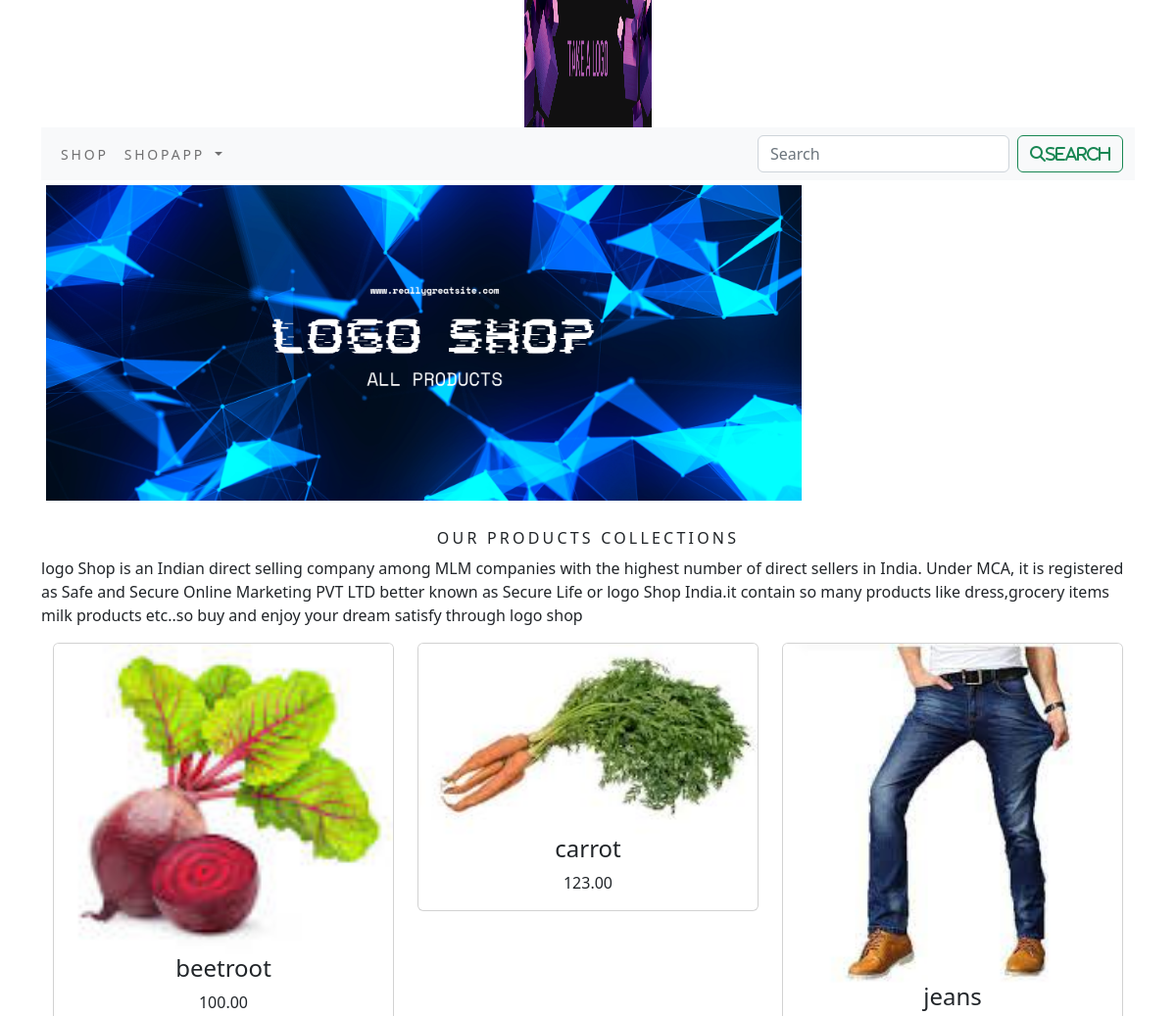
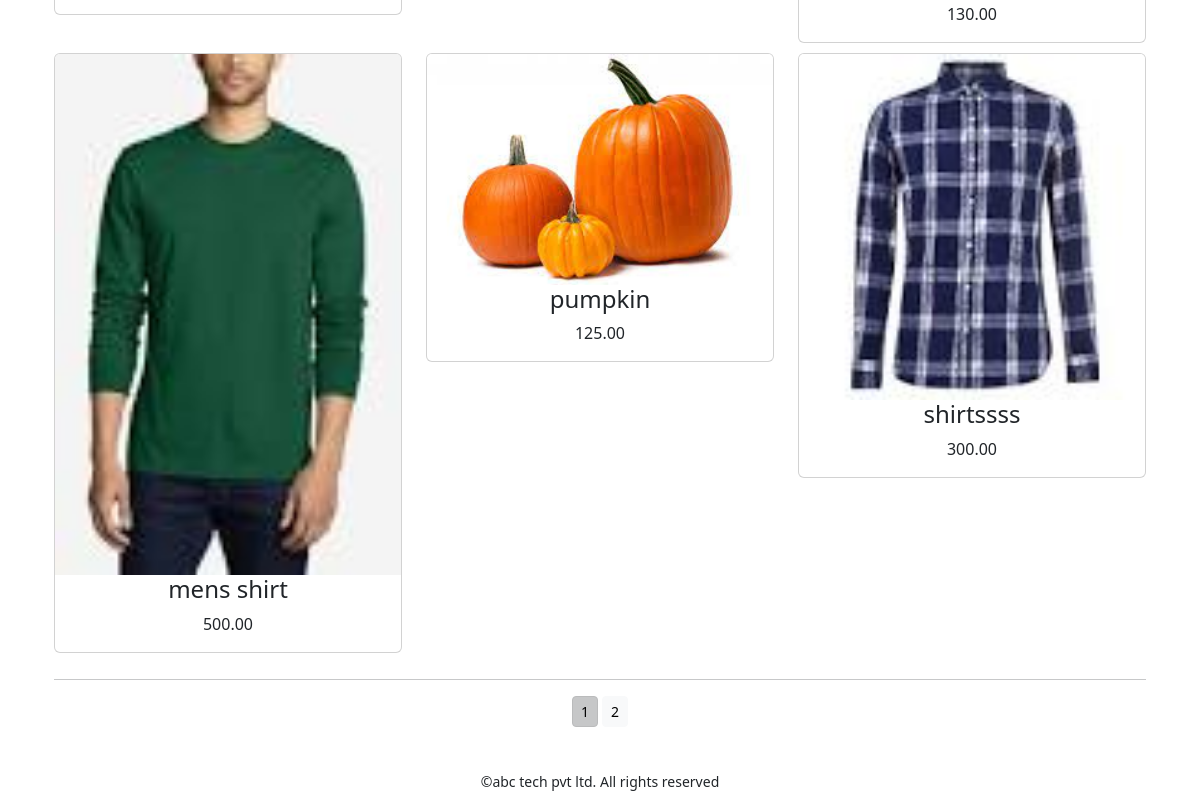
The page /shopapp/ on the database its author committed (2 pictures, top to bottom).
### shopapp/models.py (models this page shows)
class Product(models.Model):
    name = models.CharField(max_length=250, unique=True)
    slug = models.SlugField(max_length=250, unique=True)
    description = models.TextField(blank=True)
    price = models.DecimalField(max_digits=10, decimal_places=2)
    category = models.ForeignKey(Category, on_delete=models.CASCADE)
    image = models.ImageField(upload_to='product', blank=True)
    stock = models.IntegerField()
    available = models.BooleanField(default=True)
    created = models.DateTimeField(auto_now_add=True)
    updated = models.DateTimeField(auto_now=True)
    def get_url(self):
        return reverse('shopapp:prodCatDetail',args=[self.category.slug,self.slug])
    class Meta:
        ordering = ('name',)
        verbose_name = 'product'
        verbose_name_plural = 'products'

### shopapp/views.py (the view)
# urls.py: path('', views.allProdCat, name='allProdCat'),
def allProdCat(request, c_slug=None):
    c_page = None
    products_list = None
    if c_slug != None:
        c_page = get_object_or_404(Category, slug=c_slug)
        products_list = Product.objects.all().filter(category=c_page, available=True)
    else:
        products_list = Product.objects.all().filter(available=True)
    paginator = Paginator(products_list, 6)
    try:
        page = int(request.GET.get('page', '1'))
    except:
        page = 1
    try:
        products = paginator.page(page)
    except (EmptyPage, InvalidPage):
        products = paginator.page(paginator.num_pages)
    return render(request, "category.html", {'category': c_page, 'products': products})

### cartapp/context_processors.py (called while the page is built)
def counter(request):
    item_count=0
    if 'admin' in request.path:
        return {}
    else:
        try:
            cart=Cart.objects.filter(cart_id=_cart_id(request))
            cart_items=CartItem.objects.all().filter(cart=cart[:1])
            for cat_item in cart_items:
                item_count += cat_item.quantity
        except Cart.DoesNotExist:
            item_count=0
        return dict(item_count=item_count)

### cartapp/views.py (called while the page is built)
def _cart_id(request):
    cart = request.session.session_key
    if not cart:
        cart = request.session.create()
    return cart

### shopapp/context_processors.py (called while the page is built)
def menu_links(request):
    links=Category.objects.all()
    return dict(links=links)

### shopapp/models.py (called while the page is built)
    def get_url(self):
        return reverse('shopapp:products_by_category', args=[self.slug])

### templates/category.html (shortened to what this page needs)
{% extends 'base.html' %}
{% load static %}
{% block content %}
<div class="mx_auto">
     {% if category %}
    <img class="my_image" src ="{{category.image.url}}" alt="{{category.name}}">
</div>
   <br>
<div>
     <h1 class="text-center my_title">{{category.name}}</h1>
     <p class="text-justify">{{category.description}}</p>
</div>
   {% else %}
<div>
<img class="my_image my_image_padding " src="{% static 'img/banner.png' %}" alt="our products" width="100px" height="100px">
</div>
<br>
<div>
    <h1 class="text-center my_title">
        our products collections
    </h1>
    <p class="text-justify">logo Shop is an Indian direct selling company among MLM companies with the highest number of direct sellers in India. Under MCA, it is registered as Safe and Secure Online Marketing PVT LTD better known as Secure Life or logo Shop India.it contain so many products like dress,grocery items milk products etc..so buy and enjoy your dream satisfy through logo shop
</p>
</div>
{% endif %}
<div class="container">
    <div class="row mx_auto">
        {% for product in products %}
        <div class="my_bottom_margin col-9 col-sm-12 col-md-4 xol-lg-4">
            <div class="card text-center" style="min-width:18rem;">
                <a href="{{product.get_url}}"><img class="card-img-top my_image" src="{{product.image.url}}"alt="{{product.name}}"></a>
                <div class=-card-body>
                    <h4>{{product.name}}</h4>
                    <p>{{product.price}}</p>
                </div>
            </div>
        </div>
        {% endfor %}
    </div>
    <div class="mx-auto">
        {% if products.paginator.num_pages > 1 %}
       <hr>
        <div class="text-center">
            {% for pg in products.paginator.page_range %}
                  <a href="?page={{pg}}"  class="btn btn-light btn-sm {% if products.number == pg %} active {% endif %}">{{pg}}</a>
             {% endfor %}
        </div>
     {% endif %}
    </div>
    <br>
</div>
{% endblock %}

### templates/base.html (shortened to what this page needs)
{% load static %}
<!DOCTYPE html>
<html lang="en">
<head>
    <link rel="stylesheet" href="{% static 'css/custom.css' %}">
    <link href="{% static 'css/bootstrap.min.css' %}" rel="stylesheet" >
</head>
<body>
<div  class="container">
{% include 'header.html' %}
{% include 'nav.html' %}
{% block content %}
{% endblock %}
    </div>
{% include 'footer.html'%}
</body>
</html>

### templates/header.html
{% load static %}
<header>
    <center>
         <a href="{% url 'shopapp:allProdCat' %}"> <img src = "{% static 'img/logo.png' %}" alt="logimage"width="130px;"height="130px;">
    </center>
</header>

### templates/nav.html (shortened to what this page needs)
<nav class="navbar navbar-expand-lg bg-light">
  <div class="container-fluid">
    <div class="collapse navbar-collapse" id="navbarSupportedContent">
      <ul class="navbar-nav me-auto mb-2 mb-lg-0">
        <li class="nav-item">
          <a class="nav-link" href="#">shop</a>
        </li>
        <li class="nav-item dropdown {% if 'shopapp' in request.path %}active{% endif %}">
          <a class="nav-link dropdown-toggle" href="#" role="button" data-bs-toggle="dropdown" aria-expanded="false">
          shopapp
          </a>
        </li>
      </ul>
      <form class="d-flex" action="{% url 'search_app:SearchResult' %}" method="get">
        <input class="form-control me-2" type="search" placeholder="Search" name="q" aria-label="Search">
        <button class="btn btn-outline-success" type="submit"><i class="fa fa-search" >search</i></button>
      </form>
    </div>
  </div>
</nav>

### templates/footer.html
<div class="footer navbar-fixed-bottom  my_footer">
  <p class="text-center">&copy;abc tech pvt ltd. All rights reserved</p>
</div>

### static/css/custom.css (style rules this page uses)
body { font-family :'Roboto',sans-serif; }
.nav-item { letter-spacing :.2em; font-size :14px; text-transform :uppercase; }
.my_footer { background color:#ffffff; height:60px; }
.my_footer p { padding-top:20px; font-size:14px; }
.my_image { width:70%; height:80%; }
.my_title { font-size:16px; text-transform:uppercase; letter-spacing:.2em; }
.my_image_padding { padding:5px; }
.my_bottom_margin { margin-bottom:10px; }

### rows shown on the page
Product: image (picture), name "beetroot", price "100.00"
Product: image (picture), name "carrot", price "123.00"
Product: image (picture), name "jeans", price "130.00"
Product: image (picture), name "mens shirt", price "500.00"
Product: image (picture), name "pumpkin", price "125.00"
Product: image (picture), name "shirtssss", price "300.00"

### other values the page prints
{{ pg }} "1" "2"
